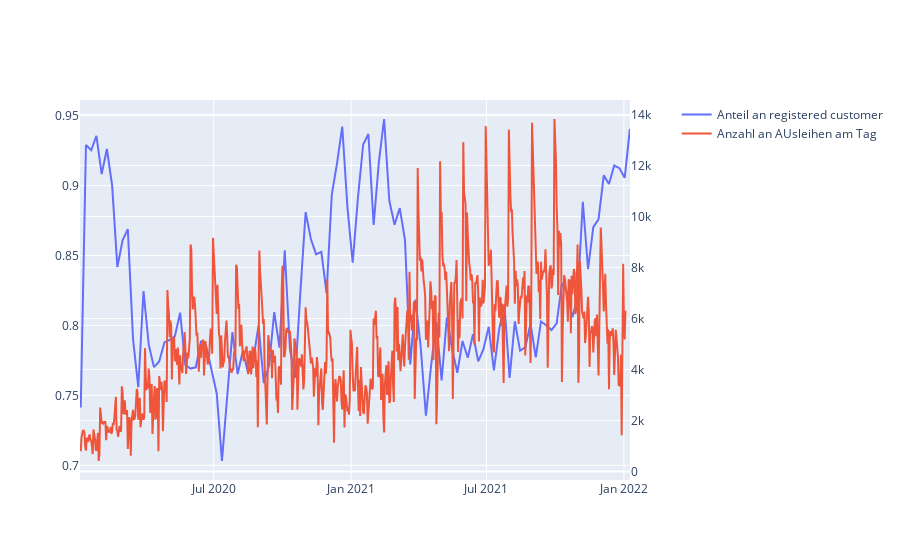

Notebook cell for this chart:
### Code cell
fig.add_trace(
    go.Scatter(x=df_2["datetime"],y=df_2["registered_customer"],name="Anzahl an AUsleihen am Tag"),
    secondary_y= True
)
